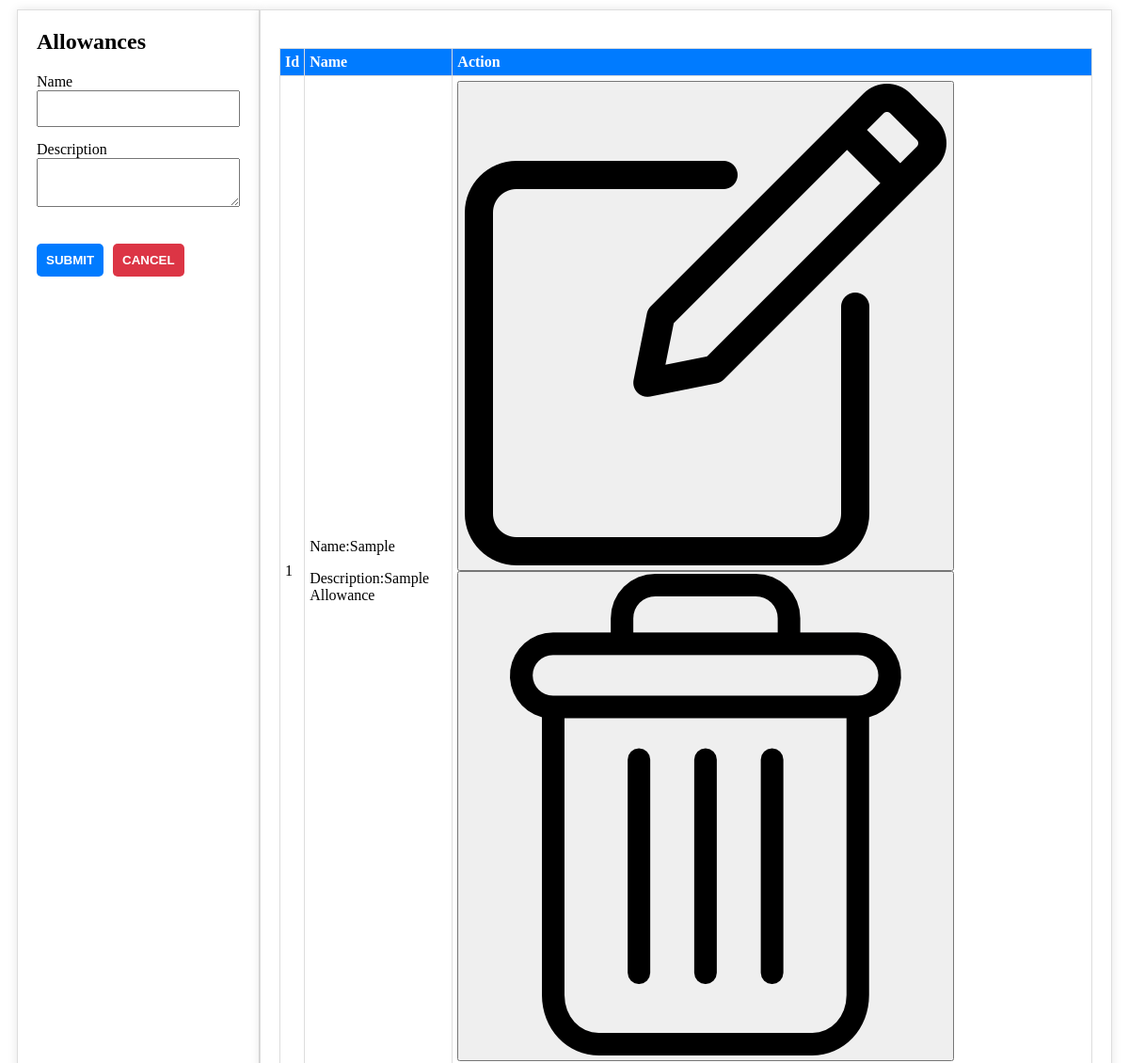
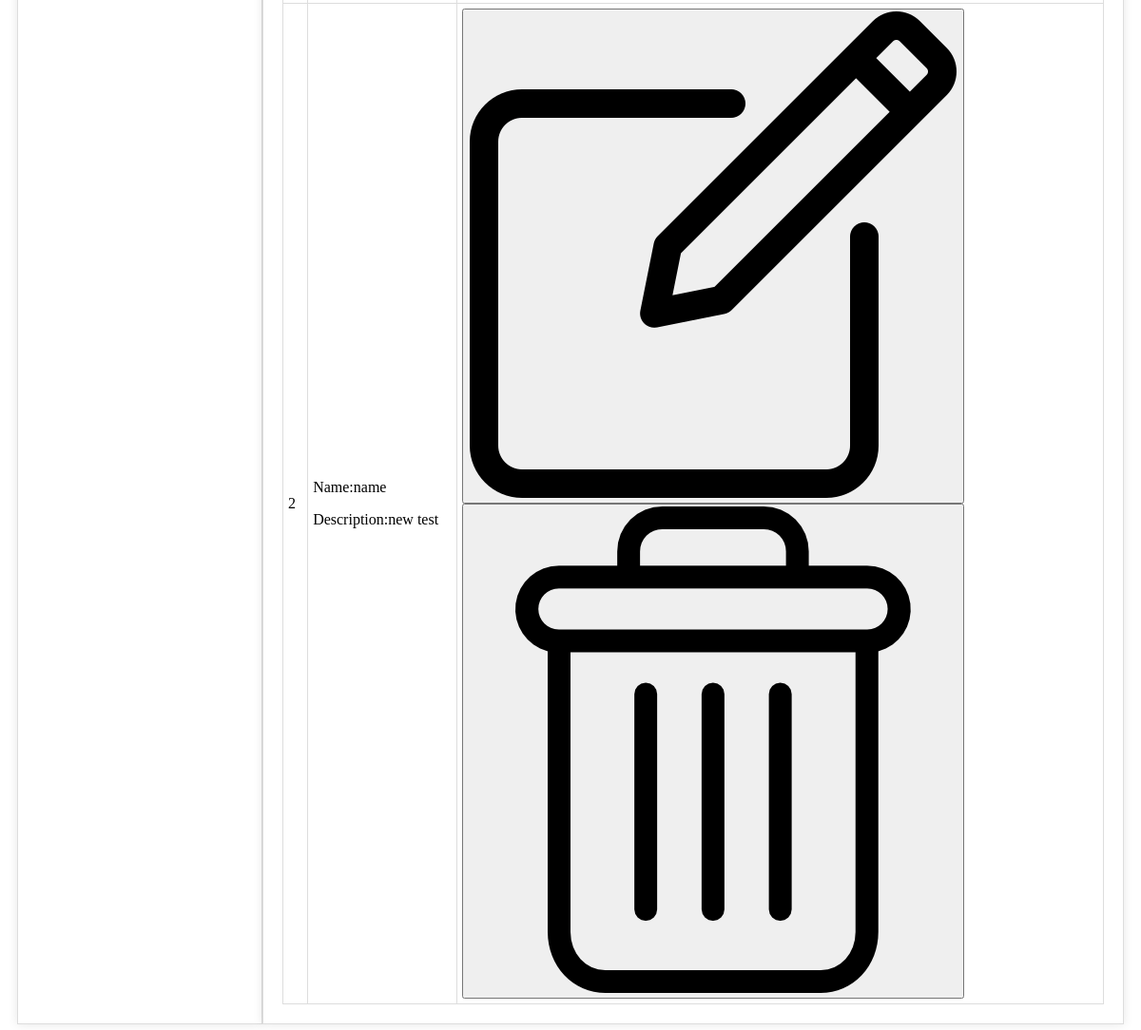
/allowances.php, run on the app's committed database (2 pictures, top to bottom).
### tables this page shows
CREATE TABLE `allowances` (
  `id` int(30) NOT NULL,
  `allowance` text NOT NULL,
  `description` text NOT NULL
);

### allowances.php (the view, shortened to what this page needs)
<?php include 'dbconnect.php'; ?>
<!DOCTYPE html>
<html lang="en">
<head>
	<link rel="stylesheet" href="style.css">
</head>
<body>
	<div class="depmain">
		<div class="depleft">
			<form action="http://localhost/final/index.php?page=allowances" method="post" id="manage-allowance">
				<div class="depleftup">Allowances</div>
				<div class="depleftmid">
					<div>
						<label>Name</label><br>
						<input type="text" name="name" required>
					</div>
					<div>
						<label>Description</label><br>
						<textarea name="description" required cols="30" rows="2"></textarea>
					</div>
				</div>
				<div class="depleftdown">
					<input type="submit" name="submit" value="Submit">
					<button type="button" onclick="reset()">Cancel</button>
				</div>
			</form>
		</div>
		<div class="depright">
			<table>
				<tr>
					<th>Id</th>
					<th>Name</th>
					<th>Action</th>
				</tr>
				<?php
				$sql = "select * from allowances";
				$result = mysqli_query($conn, $sql);
				$num = mysqli_num_rows($result);
				$sno = 1;
				if ($num > 0) {
					while ($row = mysqli_fetch_assoc($result)) {
						echo "<tr>";
						echo "<td>" . $sno++ .  "</td>";
						echo "<td>";
						echo "<p>Name:" . $row['allowance'] . "</p>";
						echo "<p>Description:" . $row['description'] . "</p>";
						echo "</td>";
				?>
						<td class="action-buttons">
							<button type="button" data-id="<?php echo $row['id']; ?>" data-name="<?php echo $row['allowance'] ?>" data-des="<?php echo $row['description']; ?>"><img src="./icons/editing-modified.png" alt="Edit"></button>
							<form method="post" onsubmit="return confirmDelete()">
								<button type="submit" name="delete"><img src="./icons/delete-modified.png" alt="Delete"></button>
							</form>
						</td>
						</tr>
				<?php
					}
				}
				?>
			</table>
		</div>
	</div>
</body>
</html>

### style.css (style rules this page uses)
.depmain { display: flex; justify-content: space-between; margin: 10px; border-radius: 20px; }
.depleft, .depright { padding: 20px; border: 1px solid #ddd; background-color: #fff; box-shadow: 0 0 10px rgba(0, 0, 0, 0.1); }
.depleft { flex: 0.2; }
.depright { flex: 0.8; }
.depleftup { font-size: 24px; font-weight: bold; margin-bottom: 20px; }
.depleftmid, .depleftdown { margin-bottom: 20px; }
.depleftmid input, .depleftmid textarea, select { width: 100%; padding: 10px; box-sizing: border-box; margin-bottom: 15px; }
.depleftdown { display: flex; align-items: center; }
.depleftdown input[type="submit"], .depleftdown button { padding: 10px; margin-right: 10px; cursor: pointer; border: none; color: #fff; font-weight: bold; text-transform: uppercase; border-radius: 5px; background-color: transparent; }
.depleftdown input[type="submit"] { background-color: #007bff; }
.depleftdown button { background-color: #dc3545; }
table { width: 100%; border-collapse: collapse; margin-top: 20px; }
th, td { padding: 5px; border: 1px solid #ddd; text-align: left; }
th { background-color: #007bff; color: #fff; }

### allowances.php (style rules this page uses)
.action-buttons button, form { display: inline-block; vertical-align: middle; }

### data on the page
allowances: allowance "Sample", description "Sample Allowance"
allowances: allowance "name", description "new test"
